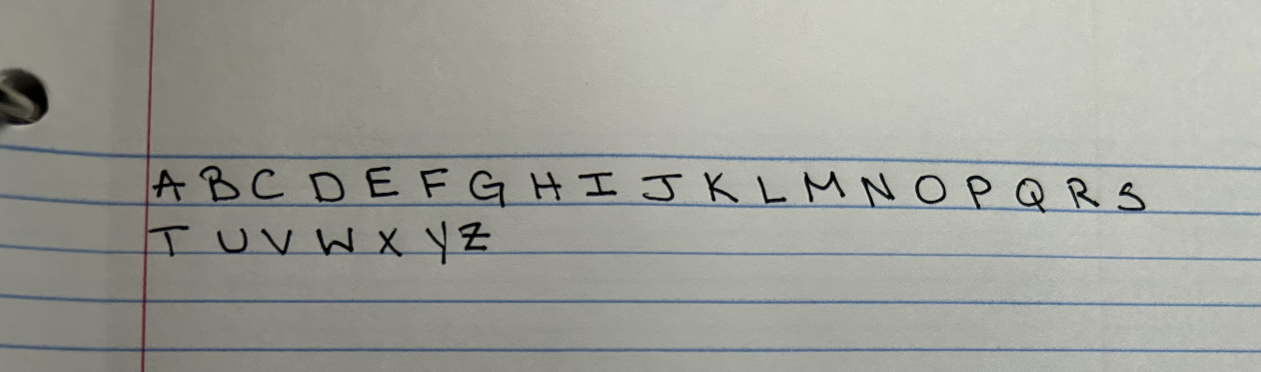
#> input picture OCR_PROJECT/sample_5_upper.jpeg, 3783 x 1114 px (shown at 1/3 size)
$ python -i preprocess.py   (imports and definitions only)
#> lines starting #> are read from the running program, lines starting #| are printed output that depends on the picture; after the words box and inside, x2 and y2 are one past the last pixel; in counts of white or black regions, pixels touching at a corner belong together
import cv2
import matplotlib.pyplot as plt

def preprocess_image(image_path):
#> called with image_path = 'sample_5_upper.jpeg'
    img = cv2.imread(image_path)
#> img is the input picture: shape (1114, 3783, 3); mean B, G, R 153.1, 159.7, 158.9
    gray = cv2.cvtColor(img, cv2.COLOR_BGR2GRAY)

    # Apply thresholding
    _, thresh = cv2.threshold(gray, 128, 255, cv2.THRESH_BINARY)
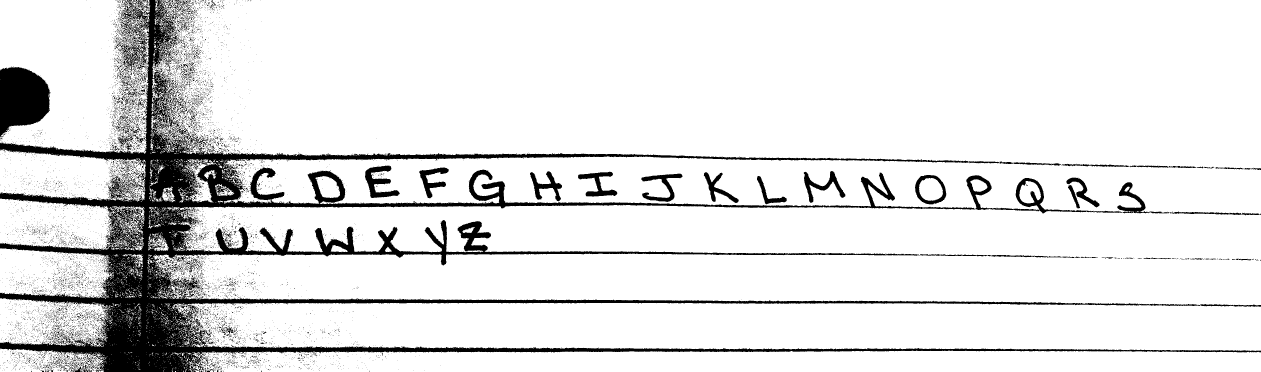
#> thresh: shape (1114, 3783) (shown at 1/3 size); 88.9% white; 10360 black regions (9986 under 20 px), largest, box (x1, y1, x2, y2) and area: (0, 0, 3783, 1114) 352907, (0, 200, 152, 413) 23403, (2899, 526, 3368, 640) 7423

    # Resize (Optional for OCR)
    thresh = cv2.resize(thresh, None, fx=2, fy=2, interpolation=cv2.INTER_CUBIC)
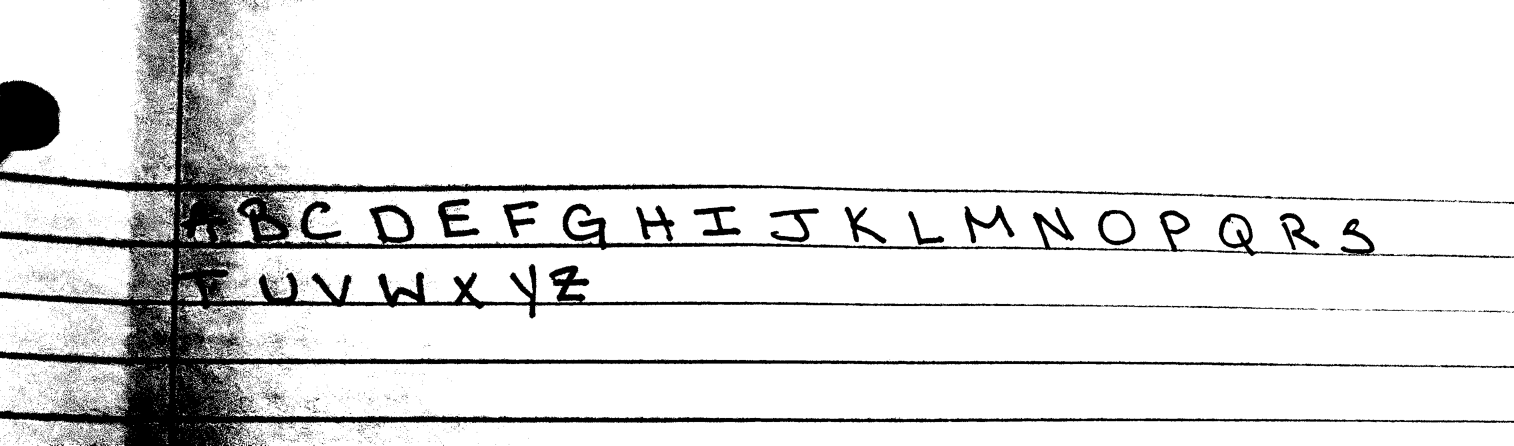
#> thresh: shape (2228, 7566) (shown at 1/5 size); min 0, max 255, mean 226.5

    # Visualize image
    plt.imshow(thresh, cmap='gray')
    plt.title('Processed Image')
    plt.show()

    return thresh

>>> result = preprocess_image('sample_5_upper.jpeg')
